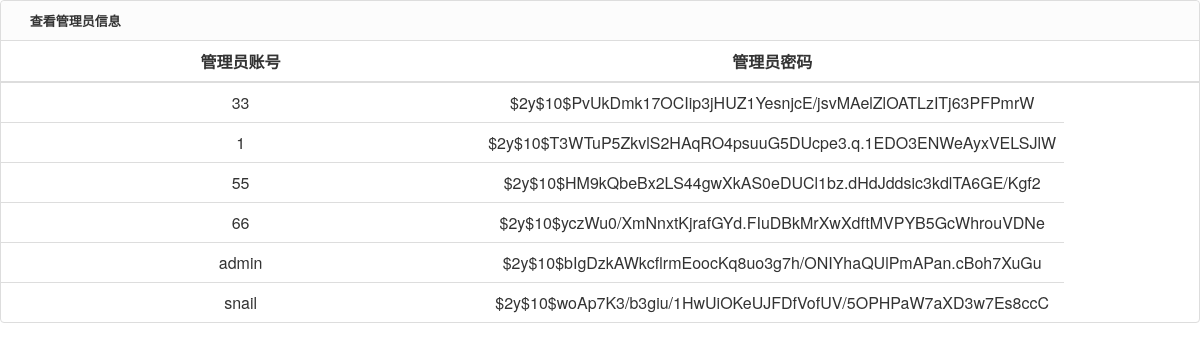
Page /admin/admin_select.php on the committed database.
### tables this page shows
CREATE TABLE `systemadmin` (
  `sys_adminId` char(10) DEFAULT NULL,
  `sys_adminPwd` char(100) DEFAULT NULL,
  `sys_grade` int(2) DEFAULT NULL
);

### admin/admin_select.php (the view, shortened to what this page needs)
<html>
<head>
    <link rel="stylesheet" href="css/pintuer.css">
    <link rel="stylesheet" href="css/admin.css">
</head>
<body>
<div class="panel admin-panel">
    <div class="panel-head"><strong class="icon-reorder"> 查看管理员信息</strong></div>
    <table class="table table-hover text-center">
        <tr>
            <th width="40%">管理员账号</th>
            <th width="40%">管理员密码</th>
            <th></th>
        </tr>
            <?php
            include "../public/conn.php";
            $sql = mysqli_query($conn,"select * from systemadmin;");
            while($res = mysqli_fetch_array($sql)) {
            ?>
        <tr>
                <td><?php echo $res["sys_adminId"] ?></td>
                <td><?php echo $res["sys_adminPwd"] ?></td>
        </tr>
            <?php
                }
            ?>
    </table>
</div>
</body>
</html>

### admin/css/admin.css (style rules this page uses)
body { color:#333; font-size:13px; }
.panel { background:#fff; }
.table th { text-align:center; }
.table td { vertical-align:middle; }

### rows in the picture
systemadmin: sys_adminId "33", sys_adminPwd "$2y$10$PvUkDmk17OCIip3jHUZ1YesnjcE/jsvMAelZlOATLzITj63PFPmrW"
systemadmin: sys_adminId "1", sys_adminPwd "$2y$10$T3WTuP5ZkvlS2HAqRO4psuuG5DUcpe3.q.1EDO3ENWeAyxVELSJlW"
systemadmin: sys_adminId "55", sys_adminPwd "$2y$10$HM9kQbeBx2LS44gwXkAS0eDUCl1bz.dHdJddsic3kdlTA6GE/Kgf2"
systemadmin: sys_adminId "66", sys_adminPwd "$2y$10$yczWu0/XmNnxtKjrafGYd.FIuDBkMrXwXdftMVPYB5GcWhrouVDNe"
systemadmin: sys_adminId "admin", sys_adminPwd "$2y$10$bIgDzkAWkcflrmEoocKq8uo3g7h/ONIYhaQUlPmAPan.cBoh7XuGu"
systemadmin: sys_adminId "snail", sys_adminPwd "$2y$10$woAp7K3/b3giu/1HwUiOKeUJFDfVofUV/5OPHPaW7aXD3w7Es8ccC"
